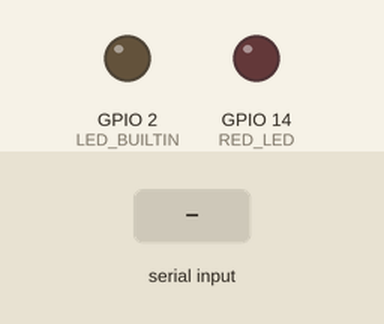
Simulated run of this sketch. Board: ESP32. Shown: output pins drawn as LEDs (lit = HIGH). The test bench sets the inputs (shaded band). What the sketch prints to the serial monitor is not drawn.

Above: at 9.2 s.
9.3 s: "1" received over Serial
At 10.1 s:
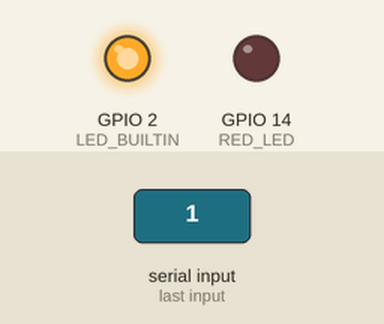
11.8 s: "2" received over Serial
13.3 s: "L" received over Serial
At 14.1 s:
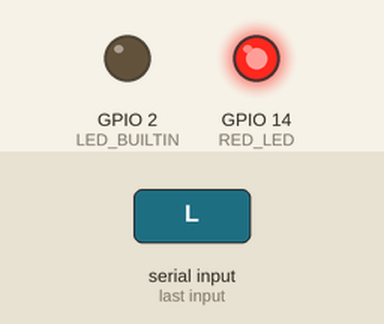
Timing chart, 0 to 16.3 s (numbered marks = the images above; inputs shaded):
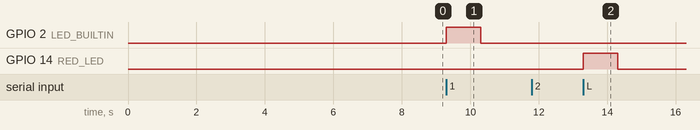

Measured:
- after the input at 9.3 s, GPIO 2 (LED_BUILTIN): LOW → HIGH at once, → LOW 1.0 s later
- after the input at 13.3 s, GPIO 14 (RED_LED): LOW → HIGH at once, → LOW 1.0 s later

The sketch:

as.html_4.ino
```cpp
//for Adafruit ESP32 Feather
#define RXD2 16
#define TXD2 17

#define MAIN_MENU             0
#define SENSOR_TEST_MENU      1


#define RED_LED               14
#define HPM_SENSOR_HEAD       0x42

int userCommand = 0;
char current_menu = MAIN_MENU;

byte readpart[] = {0x68, 0x01, 0x04, 0x93};  //Listed command to read particle data
byte readstart[] = {0x68, 0x01, 0x04, 0x96}; //Listed command to start particle measurement
int RxSensorData[32];
char Packet_Ok = 0;

void RedLed_test() {
  digitalWrite(RED_LED, HIGH);   // turn the LED on (HIGH is the voltage level)
  delay(1000);                       // wait for a second
  digitalWrite(RED_LED, LOW);    // turn the LED off by making the voltage LOW
  delay(1000);
}
void BuiltInLed_test() {
  digitalWrite(LED_BUILTIN, HIGH);   // turn the LED on (HIGH is the voltage level)
  delay(1000);                       // wait for a second
  digitalWrite(LED_BUILTIN, LOW);    // turn the LED off by making the voltage LOW
  delay(1000);                       // wait for a second
}


char RxPM2dot5_L;
char RxPM2dot5_H;


int result=0;


void setup() {
/*
//int([ 0000 0001 ]<<8) + [1000 0001]

1 0000 0000


INT ([ 0000 0001 ]<<8)  = 0000 0000 0000 0001  = > 0000 0001 1000 0001
*/

  char i;

  // initialize digital pin LED_BUILTIN as an output.
  pinMode(LED_BUILTIN, OUTPUT);
  pinMode(RED_LED, OUTPUT);

  // put your setup code here, to run once:

  Serial.begin(115200);                                         //Opens the main serial port to communicate with the computer
  Serial2.begin(9600, SERIAL_8N1, RXD2, TXD2);                  //Opens the virtual serial port with a baud of 9600
  delay(2000);                                                  //Wait for serial to have started
  Serial.println("Sending particle start reading code");        //Update user that autosend code sent
  Serial2.write(0x68);
  Serial2.write(0x01);
  Serial2.write(0x04);
  Serial2.write(0x96);
  delay(6000);                                                  //Allow 6 seconds for sensor response time
  Serial.println("Sensor started");

  // Initiate variable ----------------------
  for(i=0; i<32; i++){
    RxSensorData[i] =0;
  }
  //-----------------------------------------

  main_menu();

}

void test_typeConversion(void)
{
  RxPM2dot5_L = 0xE8;
  RxPM2dot5_H = 0x03;

  result = int(int(RxPM2dot5_H<<8) | RxPM2dot5_L);

  Serial.print("This is type conversion test, from 2 byte to int. : ");
  Serial.println(result);
}


void main_menu(void){
  current_menu = MAIN_MENU;
  Serial.println("This is Test mode. Select test Function");
  Serial.println("1: cpu test (LED heart beat)");
  Serial.println("2: sensor test");
  Serial.println("3: typeConversion test");
  Serial.println("h: display main menu");

}


void sensor_Test_menu(void){
  current_menu = SENSOR_TEST_MENU;
  Serial.println("This is sensor_Test_menu. Select test Function");
  Serial.println("1: temperature sensor test");
  Serial.println("L: Red LED test");
  Serial.println("2: return to main menu");
  Serial.println("h: display main menu");
}


/*
 * @brief 먼지센서 데이터를 수신하기 위한 함수다.
 * @details HPM 먼지센서 데이터를 시리얼2번으로 수신하고, 수신된 데이터는 RxSensorData 전역변수에 저장한다.
 * @author oncellboy
 * @date 2020-07-23
 * @version 0.0.9
 *
 */
void ReadParticleSensor(void)
{
   int ReadData=0;
   char readCount;


   if (Serial2.available() > 0) {
      // read the incoming byte:
      ReadData = Serial2.read();


      if(ReadData == HPM_SENSOR_HEAD){

        readCount =0;
        RxSensorData[readCount] = ReadData;

        //receive 31 byte
        while(readCount != 31){

           // Wait until new data available.
           while(!(Serial2.available() > 0)){
            //not operation
           }
           readCount = readCount+1;
           RxSensorData[readCount] = Serial2.read();


        }
        Packet_Ok = 1;


      }
   }


}

/// 미세먼지 대기질 표현
#define GOOD      0
#define NORMAL    1
#define BAD       2
#define WORST     3


char airCondition =GOOD;

void loop() {

  int PM25_Data=0;

  Packet_Ok = 0;
  ReadParticleSensor();

  //sensor data processing
  if(Packet_Ok == 1)
  {

    PM25_Data=int(int(RxSensorData[6]<<8) | RxSensorData[7]);
    Serial.print("PM2.5 Data= ");
    Serial.println(PM25_Data);

    Serial.print("RAW data: ");
    for(int iii =0; iii<32; iii++){
      Serial.print(RxSensorData[iii], HEX);
      Serial.print(",");
    }


    //if(0 <= PM25_Data <=30)

    if((PM25_Data >=0) && (PM25_Data <=30)){
      airCondition = GOOD;
    }
    else if((PM25_Data >=31) && (PM25_Data <=80)){
      airCondition = NORMAL;
    }
    else if((PM25_Data >=81) && (PM25_Data <=120)){
      airCondition = BAD;
    }
    else{
      airCondition = WORST;
    }


    switch (airCondition)
    {
    case GOOD:
        Serial.println("좋음");
        break;
    case NORMAL:
        Serial.println("보통");
        break;
    case BAD:
        Serial.println("나쁨");
        break;
    case WORST:    // 4일 때 코드 실행
        Serial.println("매우나쁨");
        break;
    default:
        Serial.println("데이터 수신이 잘못됨\n");
    }


    delay(1000);
  }
  else{
    Serial.println("data not received");
  }

  // Display user interface
  if (Serial.available() > 0) {
    // read the incoming byte:
    userCommand = Serial.read();

    if(current_menu == MAIN_MENU){
        if(userCommand == '1')
        {
          Serial.println("Run cpu test ..... ");
          BuiltInLed_test();
        }
        else if (userCommand == '2')
        {
          sensor_Test_menu();
        }
        else if (userCommand == 'h')
        {
           main_menu();
        }
        else if (userCommand == '3')
        {
          test_typeConversion();
        }
    }else if(current_menu == SENSOR_TEST_MENU){
        if(userCommand == '1')
        {
          Serial.println("temperature sensor test ..... ");
        }
        else if (userCommand == '2')
        {
          Serial.println("Return to main ..... ");
          main_menu();
        }
        else if (userCommand == 'h')
        {
         sensor_Test_menu();
        }
        else if (userCommand == 'L')
        {
          Serial.println("run Red Led ..... ");
         RedLed_test();
        }
    }


  }


  //led_test();
  //sendRequest(readpart);

}
```
